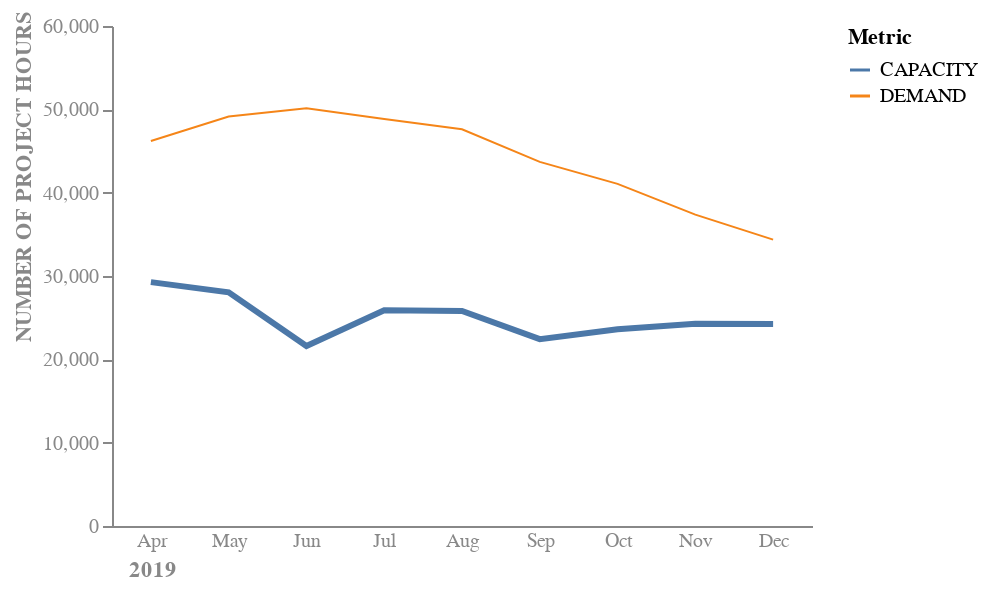

The notebook cell saved with this chart:
### Markdown cell above
![Alt text](\Images\2_4a.png)

### Code cell
alt.Chart(bar_table).mark_line().encode(
    y = alt.Y('Value', 
              axis = alt.Axis(grid = False, titleY = 75, labelColor = "#888888", titleColor = '#888888'), 
              scale = alt.Scale(domain = [0, 60000]), 
              title = "NUMBER OF PROJECT HOURS"),
    x = alt.X('month', 
              sort = None, 
              axis = alt.Axis(labelAngle = 0, titleX = 20, labelColor = "#888888", titleColor = '#888888', ticks = False), 
              title = "2019"),
    color = 'Metric',
    strokeWidth = alt.condition(
        "datum.Metric == 'CAPACITY'",
        alt.value(3),
        alt.value(1))
).properties(
    width=350,
    height=250
).configure_view(stroke = None)

### Figure 1 — Vega-Lite specification as saved in the notebook (floating-point values rounded to 4 significant figures)
{"config": {"view": {"continuousWidth": 300, "continuousHeight": 300, "stroke": null}}, "data": {"name": "data-f53bb01febd214e9ecb3cb7fbc625fc6"}, "mark": {"type": "line"}, "encoding": {"color": {"field": "Metric", "type": "nominal"}, "strokeWidth": {"condition": {"test": "datum.Metric == 'CAPACITY'", "value": 3}, "value": 1}, "x": {"axis": {"labelAngle": 0, "labelColor": "#888888", "ticks": false, "titleColor": "#888888", "titleX": 20}, "field": "month", "sort": null, "title": "2019", "type": "nominal"}, "y": {"axis": {"grid": false, "labelColor": "#888888", "titleColor": "#888888", "titleY": 75}, "field": "Value", "scale": {"domain": [0, 60000]}, "title": "NUMBER OF PROJECT HOURS", "type": "quantitative"}}, "height": 250, "width": 350, "$schema": "https://vega.github.io/schema/vega-lite/v5.8.0.json", "datasets": {"data-f53bb01febd214e9ecb3cb7fbc625fc6": [{"Metric": "CAPACITY", "Value": 29263, "year": 2019, "month": "Apr"}, {"Metric": "CAPACITY", "Value": 28037, "year": 2019, "month": "May"}, {"Metric": "CAPACITY", "Value": 21596, "year": 2019, "month": "Jun"}, {"Metric": "CAPACITY", "Value": 25895, "year": 2019, "month": "Jul"}, {"Metric": "CAPACITY", "Value": 25813, "year": 2019, "month": "Aug"}, {"Metric": "CAPACITY", "Value": 22427, "year": 2019, "month": "Sep"}, {"Metric": "CAPACITY", "Value": 23605, "year": 2019, "month": "Oct"}, {"Metric": "CAPACITY", "Value": 24263, "year": 2019, "month": "Nov"}, {"Metric": "CAPACITY", "Value": 24243, "year": 2019, "month": "Dec"}, {"Metric": "DEMAND", "Value": 46193, "year": 2019, "month": "Apr"}, {"Metric": "DEMAND", "Value": 49131, "year": 2019, "month": "May"}, {"Metric": "DEMAND", "Value": 50124, "year": 2019, "month": "Jun"}, {"Metric": "DEMAND", "Value": 48850, "year": 2019, "month": "Jul"}, {"Metric": "DEMAND", "Value": 47602, "year": 2019, "month": "Aug"}, {"Metric": "DEMAND", "Value": 43697, "year": 2019, "month": "Sep"}, {"Metric": "DEMAND", "Value": 41058, "year": 2019, "month": "Oct"}, {"Metric": "DEMAND", "Value": 37364, "year": 2019, "month": "Nov"}, {"Metric": "DEMAND", "Value": 34364, "year": 2019, "month": "Dec"}]}}
